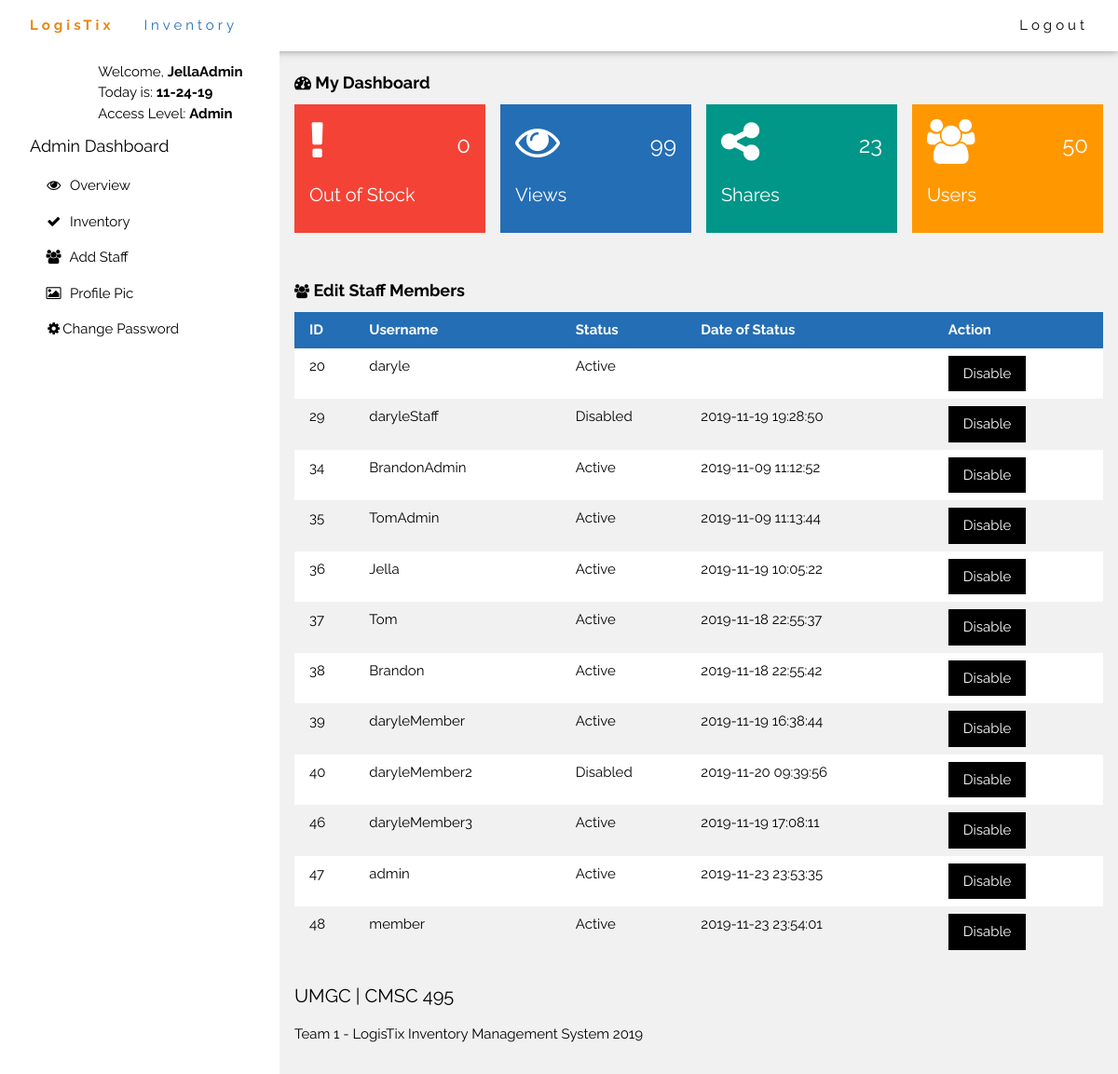
/home.php (signed in), run on the app's committed database.
### tables this page shows
CREATE TABLE `users` (
  `userID` int(11) NOT NULL,
  `firstName` varchar(50) NOT NULL,
  `lastName` varchar(50) NOT NULL,
  `userName` varchar(25) NOT NULL,
  `email` varchar(50) NOT NULL,
  `passWord` varchar(255) NOT NULL,
  `image` varchar(255) DEFAULT NULL,
  `dateTime` datetime DEFAULT NULL,
  `access` tinyint(4) DEFAULT NULL,
  `failLog` tinyint(4) DEFAULT NULL,
  `initAccess` tinyint(4) DEFAULT NULL
);

### includes/functions.php (the view, shortened to what this page needs)
   </div></div><?php
function selectAllMembers(){
    $mysqli = connectdb();
    $username = $_SESSION['uname'];
    $result =$mysqli->query("SELECT * from users where userName !='$username'");?>
            <div class ="w3-container">
            <table class="w3-table w3-striped w3-white">
                <thead class= "logistixBlueBack"><tr>
                        <th>ID</th>
                        <th>Username</th>
                        <th>Status</th>
                        <th>Date of Status</th>
                        <th colspan="2">Action</th>
                    </tr> </thead> <?php
            while($row = $result->fetch_assoc()):
                if ($row['access']==4){
                $access = "Disabled";
                } else{
                    $access = "Active";
                }
                ?>
                <tr><td><?php echo $row['userID'];?></td>
                    <td><?php echo $row['userName'];?></td>
                    <td><?php echo $access;?></td>
                    <td><?php echo $row['dateTime'];?></td>
                    <td>
                       <a href="process.php?disable=<?php echo $row['userID'];?>" class="btn w3-button w3-black">Disable</a></td>
                   </tr>
                <?php endwhile; ?>
</table>
</div><?php
}
function isAdminMember(){
    $mysqli = connectdb();
    $user=$_SESSION['uname'];
    $sql = "SELECT initAccess, access from users WHERE userName='$user'";
    $result = $mysqli->query($sql);
    if ($result->num_rows===1)
    {
        $row = $result->fetch_array(MYSQLI_ASSOC);
        $access = $row['access'];
        if ($access == 1){
            echo "Admin";
        }  if($access == 0){
            echo "Member";
        } if($access == 3){
            echo "Guest";
        }
    }
}
function isAdminSide(){
    $mysqli = connectdb();
    $user=$_SESSION['uname'];
    $sql = "SELECT initAccess, access from users WHERE userName='$user'";
    $result = $mysqli->query($sql);
    if ($result->num_rows===1)
    {
        $row = $result->fetch_array(MYSQLI_ASSOC);
        $access = $row['access'];
        if ($access == 1){
            isAdminSideDisplay();
        }  if($access == 0){
            isMemberSideDisplay();
        }
    }
}
function isAdminSideDisplay(){
    ?>
    <div class="w3-container w3-bar-block">
    <a href="home.php" class="w3-bar-item w3-button w3-padding w3-mobile"><i class="fa fa-eye fa-fw"></i>  Overview</a>
    <a href="inventory.php" class="w3-bar-item w3-button w3-padding w3-mobile"><i class="fa fa-check fa-fw"></i>  Inventory</a>
    <a href="addStaff.php" class="w3-bar-item w3-button w3-padding w3-mobile"><i class="fa fa-users fa-fw"></i>  Add Staff</a>
    <a href="updateProfile.php" class="w3-bar-item w3-button w3-padding w3-mobile"><i class="fa fa-photo fa-fw"></i>  Profile Pic</a>
    <a href="changePassword.php" class="w3-bar-item w3-button w3-padding w3-mobile"><i class="fa fa-cog fa-fw"></i>Change Password</a><br><br>
  </div>
  <?php
}
    ?>

### css/style.css (style rules this page uses)
html { box-sizing:border-box }
*,*:before,*:after { box-sizing:inherit }
html { -ms-text-size-adjust:100%;-webkit-text-size-adjust:100% }
body { margin:0 }
a { background-color:transparent }
html,body { font-family:Raleway,Verdana,sans-serif;font-size:15px;line-height:1.5 }
html { overflow-x:hidden }
a { color:inherit }
.w3-table,.w3-table-all { border-collapse:collapse;border-spacing:0;width:100%;display:table }
.w3-striped tbody tr:nth-child(even) { background-color:#f1f1f1 }
.w3-table td,.w3-table th,.w3-table-all td,.w3-table-all th { padding:8px 8px;display:table-cell;text-align:left;vertical-align:top }
.w3-table th:first-child,.w3-table td:first-child,.w3-table-all th:first-child,.w3-table-all td:first-child { padding-left:16px }
.w3-btn,.w3-button { border:none;display:inline-block;padding:8px 16px;vertical-align:middle;overflow:hidden;text-decoration:none;color:inherit;background-color:inherit;text-align:center;cursor:pointer;white-space:nowrap }
.w3-btn,.w3-button { -webkit-touch-callout:none;-webkit-user-select:none;-khtml-user-select:none;-moz-user-select:none;-ms-user-select:none;user-select:none }
.w3-bar-block .w3-bar-item { width:100%;display:block;padding:8px 16px;text-align:left;border:none;white-space:normal;float:none;outline:0 }
.w3-container:after,.w3-container:before,.w3-panel:after,.w3-panel:before,.w3-row:after,.w3-row:before,.w3-row-padding:after,.w3-row-padding:before, .w3-cell-row:before,.w3-cell-row:after,.w3-clear:after,.w3-clear:before,.w3-bar:before,.w3-bar:after { content:"";display:table;clear:both }
.w3-container,.w3-panel { padding:0.01em 16px }
.w3-padding { padding:8px 16px!important }
.w3-white,.w3-hover-white:hover { color:#000!important;background-color:#fff!important }
.w3-black,.w3-hover-black:hover { color:#fff!important;background-color:#000!important }
.w3-light-grey,.w3-hover-light-grey:hover,.w3-light-gray,.w3-hover-light-gray:hover { color:#000!important;background-color:#f1f1f1!important }
.logistixBlueBack { background-color: #246EB5 !important; color: white; }
a { text-decoration: none !important; }

### home.php (style rules this page uses)
html,body,h1,h2,h3,h4,h5 { font-family: "Raleway", sans-serif }

### data on the page
users: userID "20", userName "daryle", access "Active"
users: userID "29", userName "daryleStaff", access "Disabled", dateTime "2019-11-19 19:28:50"
users: userID "34", userName "BrandonAdmin", access "Active", dateTime "2019-11-09 11:12:52"
users: userID "35", userName "TomAdmin", access "Active", dateTime "2019-11-09 11:13:44"
users: userID "36", userName "Jella", access "Active", dateTime "2019-11-19 10:05:22"
users: userID "37", userName "Tom", access "Active", dateTime "2019-11-18 22:55:37"
users: userID "38", userName "Brandon", access "Active", dateTime "2019-11-18 22:55:42"
users: userID "39", userName "daryleMember", access "Active", dateTime "2019-11-19 16:38:44"
users: userID "40", userName "daryleMember2", access "Disabled", dateTime "2019-11-20 09:39:56"
users: userID "46", userName "daryleMember3", access "Active", dateTime "2019-11-19 17:08:11"
users: userID "47", userName "admin", access "Active", dateTime "2019-11-23 23:53:35"
users: userID "48", userName "member", access "Active", dateTime "2019-11-23 23:54:01"

### other printed values
$_SESSION['uname'] "JellaAdmin"
